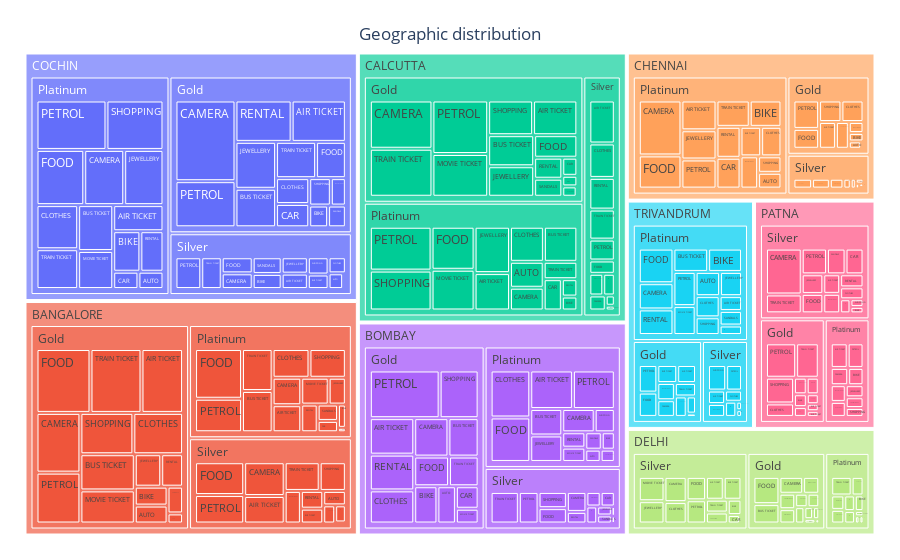

The notebook cell this image was saved under:
### Markdown cell above
<h2> Geographic distribution </h2>

### Code cell
#Tempt Commet out TreeMap

#data
amount_sum_by_city_type=Cus_N_Spend_df.groupby(['City','Tier','Type'])['Spend_Amt'].sum().reset_index()
tier_counts_by_city = Cus_N_Spend_df.groupby(['City','Tier','Type']).size().reset_index(name='Tier_Count')

result_df = pd.merge(amount_sum_by_city_type, tier_counts_by_city, on=['City', 'Type','Tier'])

fig = px.treemap(result_df,path=['City','Tier','Type'],values='Spend_Amt',custom_data=['Tier_Count'])


# Update hover template for formatting
fig.update_traces(
#    hovertemplate='<b>%{label}</b><br>Value: $%{Amount[0]:,.2f}'
    hovertemplate='<b>%{label}</b><br>Amount: $%{value:,.2f}<br>Transaction: %{customdata[0]}'
)

# Update layout for better visualization
fig.update_layout(
    margin=dict(l=20, r=20, t=30, b=20),
    title='Geographic distribution',
    title_x=0.5,
    title_y=0.95
)

# Show the plot
fig.show()

### Figure 1 — Plotly figure (JSON) as saved in the notebook; plotly's stock layout.template omitted (floating-point values rounded to 4 significant figures; data arrays with more than 128 entries replaced by an {"elided": "..."} marker saying what was removed)
{"data": [{"branchvalues": "total", "customdata": {"elided": "332x1 mixed values"}, "domain": {"x": [0, 1], "y": [0, 1]}, "hovertemplate": "<b>%{label}</b><br>Amount: $%{value:,.2f}<br>Transaction: %{customdata[0]}", "ids": {"elided": "332 str values"}, "labels": {"elided": "332 str values"}, "name": "", "parents": {"elided": "332 str values"}, "type": "treemap", "values": {"elided": "332 float values"}}], "layout": {"legend": {"tracegroupgap": 0}, "margin": {"b": 20, "l": 20, "r": 20, "t": 30}, "title": {"text": "Geographic distribution", "x": 0.5, "y": 0.95}}}
